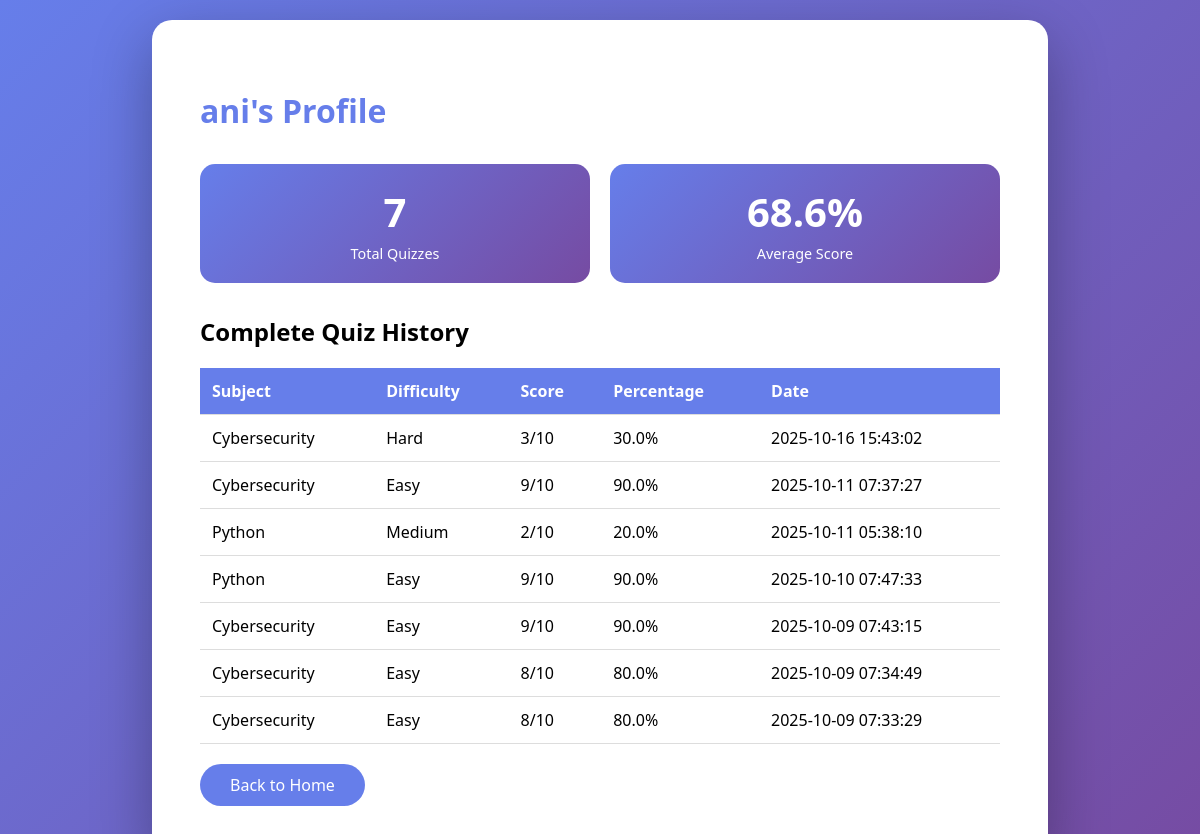
Screenshot of /profile (signed in) with the database file from the repository.
### tables this page shows
CREATE TABLE quiz_history (
                id INTEGER PRIMARY KEY AUTOINCREMENT,
                user_id INTEGER NOT NULL,
                subject TEXT NOT NULL,
                difficulty TEXT NOT NULL,
                score INTEGER NOT NULL,
                total_questions INTEGER NOT NULL,
                percentage REAL NOT NULL,
                completed_at TIMESTAMP DEFAULT CURRENT_TIMESTAMP,
                FOREIGN KEY(user_id) REFERENCES users(id)
            );

### app.py (the view)
@app.route('/profile')
def profile():
    if 'user_id' not in session:
        return redirect(url_for('login'))
    history = query_db('''
        SELECT subject, difficulty, score, total_questions, percentage, completed_at
        FROM quiz_history
        WHERE user_id = ?
        ORDER BY completed_at DESC
    ''', [session['user_id']])
    total_quizzes = len(history)
    if total_quizzes > 0:
        avg_score = sum([h['percentage'] for h in history]) / total_quizzes
    else:
        avg_score = 0
    return render_template('profile.html',
                         username=session['username'],
                         history=history,
                         total_quizzes=total_quizzes,
                         avg_score=avg_score)

### app.py (called while the page is built)
def get_db():
    db = getattr(g, '_database', None)
    if db is None:
        db = g._database = sqlite3.connect(DATABASE)
        db.row_factory = sqlite3.Row
    return db

@app.teardown_appcontext
def close_connection(exception):
    db = getattr(g, '_database', None)
    if db is not None:
        db.close()

def query_db(query, args=(), one=False, commit=False):
    cur = get_db().execute(query, args)
    if commit:
        get_db().commit()
    rv = cur.fetchall()
    cur.close()
    return (rv[0] if rv else None) if one else rv

### templates/profile.html (shortened to what this page needs)
<!DOCTYPE html>
<html lang="en">
  <head>
  </head>
  <body>
    <div class="container">
      <h1>{{ username }}'s Profile</h1>
      <div class="stats">
        <div class="stat-card">
          <div class="stat-number">{{ total_quizzes }}</div>
          <div class="stat-label">Total Quizzes</div>
        </div>
        <div class="stat-card">
          <div class="stat-number">{{ avg_score|round(1) }}%</div>
          <div class="stat-label">Average Score</div>
        </div>
      </div>
      <h2>Complete Quiz History</h2>
      {% if history %}
      <table>
        <thead>
          <tr>
            <th>Subject</th>
            <th>Difficulty</th>
            <th>Score</th>
            <th>Percentage</th>
            <th>Date</th>
          </tr>
        </thead>
        <tbody>
          {% for item in history %}
          <tr>
            <td>{{ item['subject'] }}</td>
            <td>{{ item['difficulty'] }}</td>
            <td>{{ item['score'] }}/{{ item['total_questions'] }}</td>
            <td>{{ item['percentage']|round(1) }}%</td>
            <td>{{ item['completed_at'] }}</td>
          </tr>
          {% endfor %}
        </tbody>
      </table>
      {% else %}
      <p>No quiz history yet. Take your first quiz!</p>
      {% endif %}
      <a href="{{ url_for('home') }}" class="back-btn">Back to Home</a>
    </div>
  </body>
</html>

### templates/profile.html (style rules this page uses)
body { background: linear-gradient(135deg, #667eea 0%, #764ba2 100%); font-family: "Segoe UI", Tahoma, Geneva, Verdana, sans-serif; margin: 0; padding: 20px; }
.container { background: white; padding: 3rem; border-radius: 20px; box-shadow: 0 20px 60px rgba(0, 0, 0, 0.3); max-width: 800px; margin: 0 auto; }
h1 { color: #667eea; margin-bottom: 2rem; }
.stats { display: grid; grid-template-columns: repeat(auto-fit, minmax(200px, 1fr)); gap: 20px; margin-bottom: 2rem; }
.stat-card { background: linear-gradient(135deg, #667eea 0%, #764ba2 100%); color: white; padding: 20px; border-radius: 15px; text-align: center; }
.stat-number { font-size: 2.5rem; font-weight: bold; }
.stat-label { font-size: 0.9rem; margin-top: 5px; }
table { width: 100%; border-collapse: collapse; margin-top: 20px; }
th, td { padding: 12px; text-align: left; border-bottom: 1px solid #ddd; }
th { background-color: #667eea; color: white; }
.back-btn { display: inline-block; background: #667eea; color: white; padding: 10px 30px; border-radius: 30px; text-decoration: none; margin-top: 20px; }

### rows the page displays
quiz_history: subject "Cybersecurity", difficulty "Hard", score "3", total_questions "10", percentage "30.0", completed_at "2025-10-16 15:43:02"
quiz_history: subject "Cybersecurity", difficulty "Easy", score "9", total_questions "10", percentage "90.0", completed_at "2025-10-11 07:37:27"
quiz_history: subject "Python", difficulty "Medium", score "2", total_questions "10", percentage "20.0", completed_at "2025-10-11 05:38:10"
quiz_history: subject "Python", difficulty "Easy", score "9", total_questions "10", percentage "90.0", completed_at "2025-10-10 07:47:33"
quiz_history: subject "Cybersecurity", difficulty "Easy", score "9", total_questions "10", percentage "90.0", completed_at "2025-10-09 07:43:15"
quiz_history: subject "Cybersecurity", difficulty "Easy", score "8", total_questions "10", percentage "80.0", completed_at "2025-10-09 07:34:49"
quiz_history: subject "Cybersecurity", difficulty "Easy", score "8", total_questions "10", percentage "80.0", completed_at "2025-10-09 07:33:29"

### other values shown
{{ username }} "ani"
{{ total_quizzes }} "7"
{{ avg_score|round(1) }} "68.6"
